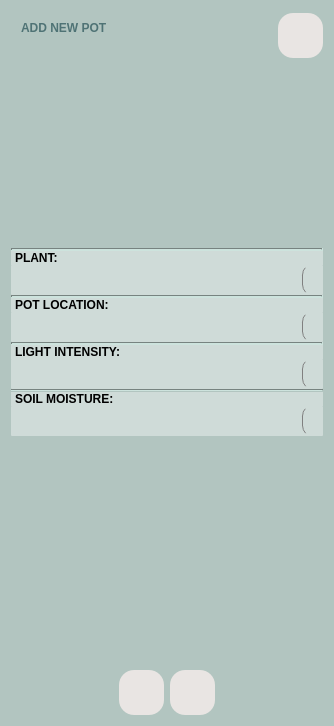
<?xml version="1.0" encoding="UTF-8"?>
<ui version="4.0">
 <class>Form_add</class>
 <widget class="QWidget" name="Form_add">
  <property name="geometry">
   <rect>
    <x>0</x>
    <y>0</y>
    <width>334</width>
    <height>726</height>
   </rect>
  </property>
  <property name="sizePolicy">
   <sizepolicy hsizetype="Minimum" vsizetype="Minimum">
    <horstretch>0</horstretch>
    <verstretch>0</verstretch>
   </sizepolicy>
  </property>
  <property name="windowTitle">
   <string>Form</string>
  </property>
  <property name="styleSheet">
   <string notr="true">background-color: #b2c5c0;</string>
  </property>
  <layout class="QVBoxLayout" name="verticalLayout">
   <item>
    <layout class="QHBoxLayout" name="horizontalLayout_2">
     <property name="sizeConstraint">
      <enum>QLayout::SetDefaultConstraint</enum>
     </property>
     <property name="bottomMargin">
      <number>15</number>
     </property>
     <item alignment="Qt::AlignLeft|Qt::AlignTop">
      <widget class="QLabel" name="about_add_pot">
       <property name="sizePolicy">
        <sizepolicy hsizetype="Preferred" vsizetype="Preferred">
         <horstretch>0</horstretch>
         <verstretch>0</verstretch>
        </sizepolicy>
       </property>
       <property name="minimumSize">
        <size>
         <width>0</width>
         <height>50</height>
        </size>
       </property>
       <property name="styleSheet">
        <string notr="true">font: 13pt &quot;Candara&quot;;
font-weight:bold;
padding: 7px;
color: #4F7375</string>
       </property>
       <property name="text">
        <string>ADD NEW POT</string>
       </property>
       <property name="alignment">
        <set>Qt::AlignLeading|Qt::AlignLeft|Qt::AlignTop</set>
       </property>
      </widget>
     </item>
     <item alignment="Qt::AlignRight">
      <widget class="QPushButton" name="pots_info_btn">
       <property name="minimumSize">
        <size>
         <width>45</width>
         <height>45</height>
        </size>
       </property>
       <property name="styleSheet">
        <string notr="true">QPushButton#pots_info_btn{
	background-color: #E9E5E3;
	border-radius: 15px;
	font: 12pt &quot;Candara&quot;;
	
}

QPushButton#pots_info_btn:hover{
	background-color: #D1CECC;
}

QPushButton#pots_info_btn:pressed{
	background-color: #E9E5E3;
	border: 4px solid #D1CECC;
	
}</string>
       </property>
       <property name="text">
        <string/>
       </property>
       <property name="icon">
        <iconset>
         <normaloff>info.png</normaloff>info.png</iconset>
       </property>
       <property name="iconSize">
        <size>
         <width>30</width>
         <height>30</height>
        </size>
       </property>
      </widget>
     </item>
    </layout>
   </item>
   <item>
    <layout class="QHBoxLayout" name="horizontalLayout">
     <property name="spacing">
      <number>0</number>
     </property>
     <property name="sizeConstraint">
      <enum>QLayout::SetDefaultConstraint</enum>
     </property>
     <item alignment="Qt::AlignHCenter|Qt::AlignVCenter">
      <widget class="QLabel" name="pot_image_add">
       <property name="sizePolicy">
        <sizepolicy hsizetype="Fixed" vsizetype="Preferred">
         <horstretch>0</horstretch>
         <verstretch>0</verstretch>
        </sizepolicy>
       </property>
       <property name="minimumSize">
        <size>
         <width>150</width>
         <height>150</height>
        </size>
       </property>
       <property name="maximumSize">
        <size>
         <width>150</width>
         <height>150</height>
        </size>
       </property>
       <property name="font">
        <font>
         <family>Candara</family>
         <pointsize>12</pointsize>
         <weight>50</weight>
         <italic>false</italic>
         <bold>false</bold>
        </font>
       </property>
       <property name="styleSheet">
        <string notr="true">background-position: center; 
background-repeat: no-repeat; 
background-clip: border-box; 
border-radius: 40px;

color: #69716F;



 </string>
       </property>
       <property name="text">
        <string/>
       </property>
       <property name="pixmap">
        <pixmap>pots.png</pixmap>
       </property>
       <property name="scaledContents">
        <bool>true</bool>
       </property>
       <property name="alignment">
        <set>Qt::AlignCenter</set>
       </property>
       <property name="wordWrap">
        <bool>true</bool>
       </property>
      </widget>
     </item>
    </layout>
   </item>
   <item>
    <layout class="QVBoxLayout" name="verticalLayout_2_add">
     <property name="spacing">
      <number>0</number>
     </property>
     <property name="sizeConstraint">
      <enum>QLayout::SetDefaultConstraint</enum>
     </property>
     <property name="topMargin">
      <number>10</number>
     </property>
     <item>
      <widget class="Line" name="line">
       <property name="styleSheet">
        <string notr="true"/>
       </property>
       <property name="lineWidth">
        <number>2</number>
       </property>
       <property name="orientation">
        <enum>Qt::Horizontal</enum>
       </property>
      </widget>
     </item>
     <item>
      <widget class="QLabel" name="label">
       <property name="sizePolicy">
        <sizepolicy hsizetype="Preferred" vsizetype="Preferred">
         <horstretch>0</horstretch>
         <verstretch>0</verstretch>
        </sizepolicy>
       </property>
       <property name="maximumSize">
        <size>
         <width>16777215</width>
         <height>30</height>
        </size>
       </property>
       <property name="styleSheet">
        <string notr="true">background-color: #CFDBD8;
border-radius: 15px;
font: 11pt &quot;Candara&quot;;
font-weight: bold;
padding-left: 1px;
text-align: left;

</string>
       </property>
       <property name="frameShape">
        <enum>QFrame::NoFrame</enum>
       </property>
       <property name="frameShadow">
        <enum>QFrame::Plain</enum>
       </property>
       <property name="text">
        <string>PLANT:</string>
       </property>
       <property name="textFormat">
        <enum>Qt::AutoText</enum>
       </property>
      </widget>
     </item>
     <item>
      <widget class="QComboBox" name="plant_options">
       <property name="minimumSize">
        <size>
         <width>0</width>
         <height>30</height>
        </size>
       </property>
       <property name="font">
        <font>
         <family>Candara</family>
         <pointsize>12</pointsize>
         <weight>50</weight>
         <italic>false</italic>
         <bold>false</bold>
        </font>
       </property>
       <property name="styleSheet">
        <string notr="true">QComboBox::drop-down {
  	subcontrol-origin: padding;
    subcontrol-position: top right;
    width: 20px;

    border-left-width: 1px;
    border-left-color: gray;
    border-left-style: solid;
	border-top-left-radius: 10px;
	border-bottom-left-radius: 10px;
}

QComboBox::down-arrow {
	image: url(:/newPrefix/down.png);
	width: 20px;
	height: 20px;

}

QComboBox {
background-color: #CFDBD8;
border-radius: 1px;
font: 12pt &quot;Candara&quot;;
padding-left: 10px;

}

QComboBox QAbstractItemView {
	border: 1px solid darkgray;
	background-color: #CFDBD8;
    selection-background-color: #b2c5c0;
	padding-left: 10px;
	selection-color: black;
	font: 12pt &quot;Candara&quot;;
}</string>
       </property>
       <property name="editable">
        <bool>false</bool>
       </property>
       <property name="currentText">
        <string/>
       </property>
       <property name="iconSize">
        <size>
         <width>16</width>
         <height>16</height>
        </size>
       </property>
       <property name="placeholderText">
        <string/>
       </property>
       <property name="frame">
        <bool>false</bool>
       </property>
      </widget>
     </item>
     <item>
      <widget class="Line" name="line_2">
       <property name="windowModality">
        <enum>Qt::NonModal</enum>
       </property>
       <property name="lineWidth">
        <number>2</number>
       </property>
       <property name="orientation">
        <enum>Qt::Horizontal</enum>
       </property>
      </widget>
     </item>
     <item>
      <widget class="QLabel" name="label_2">
       <property name="maximumSize">
        <size>
         <width>16777215</width>
         <height>30</height>
        </size>
       </property>
       <property name="styleSheet">
        <string notr="true">background-color: #CFDBD8;
border-radius: 10px;
font: 11pt &quot;Candara&quot;;
font-weight: bold;
padding-left: 1px;
text-align: left;</string>
       </property>
       <property name="text">
        <string>POT LOCATION:</string>
       </property>
      </widget>
     </item>
     <item>
      <widget class="QComboBox" name="location_options">
       <property name="minimumSize">
        <size>
         <width>0</width>
         <height>30</height>
        </size>
       </property>
       <property name="styleSheet">
        <string notr="true">QComboBox::drop-down {
  	subcontrol-origin: padding;
    subcontrol-position: top right;
    width: 20px;

    border-left-width: 1px;
    border-left-color: gray;
    border-left-style: solid;
	border-top-left-radius: 10px;
	border-bottom-left-radius: 10px;
}

QComboBox::down-arrow {
	image: url(:/newPrefix/down.png);
	width: 20px;
	height: 20px;

}

QComboBox {
background-color: #CFDBD8;
border-radius: 1px;
font: 12pt &quot;Candara&quot;;
padding-left: 10px;

}

QComboBox QAbstractItemView {
	border: 1px solid darkgray;
	background-color: #CFDBD8;
    selection-background-color: #b2c5c0;
	padding-left: 10px;
	selection-color: black;
	font: 12pt &quot;Candara&quot;;
}</string>
       </property>
      </widget>
     </item>
     <item>
      <widget class="Line" name="line_3">
       <property name="lineWidth">
        <number>2</number>
       </property>
       <property name="orientation">
        <enum>Qt::Horizontal</enum>
       </property>
      </widget>
     </item>
     <item>
      <widget class="QLabel" name="label_3">
       <property name="maximumSize">
        <size>
         <width>16777215</width>
         <height>30</height>
        </size>
       </property>
       <property name="styleSheet">
        <string notr="true">background-color: #CFDBD8;
border-radius: 10px;
font: 11pt &quot;Candara&quot;;
font-weight: bold;
padding-left: 1px;
text-align: left;</string>
       </property>
       <property name="text">
        <string>LIGHT INTENSITY:</string>
       </property>
      </widget>
     </item>
     <item>
      <widget class="QComboBox" name="light_options">
       <property name="minimumSize">
        <size>
         <width>0</width>
         <height>30</height>
        </size>
       </property>
       <property name="styleSheet">
        <string notr="true">QComboBox::drop-down {
  	subcontrol-origin: padding;
    subcontrol-position: top right;
    width: 20px;

    border-left-width: 1px;
    border-left-color: gray;
    border-left-style: solid;
	border-top-left-radius: 10px;
	border-bottom-left-radius: 10px;
}

QComboBox::down-arrow {
	image: url(:/newPrefix/down.png);
	width: 20px;
	height: 20px;

}

QComboBox {
background-color: #CFDBD8;
border-radius: 1px;
font: 12pt &quot;Candara&quot;;
padding-left: 10px;

}

QComboBox QAbstractItemView {
	border: 1px solid darkgray;
	background-color: #CFDBD8;
    selection-background-color: #b2c5c0;
	padding-left: 10px;
	selection-color: black;
	font: 12pt &quot;Candara&quot;;
}</string>
       </property>
      </widget>
     </item>
     <item>
      <widget class="Line" name="line_4">
       <property name="frameShadow">
        <enum>QFrame::Sunken</enum>
       </property>
       <property name="lineWidth">
        <number>1</number>
       </property>
       <property name="orientation">
        <enum>Qt::Horizontal</enum>
       </property>
      </widget>
     </item>
     <item>
      <widget class="QLabel" name="label_4">
       <property name="minimumSize">
        <size>
         <width>0</width>
         <height>0</height>
        </size>
       </property>
       <property name="maximumSize">
        <size>
         <width>16777215</width>
         <height>30</height>
        </size>
       </property>
       <property name="styleSheet">
        <string notr="true">background-color: #CFDBD8;
border-radius: 10px;
font: 11pt &quot;Candara&quot;;
font-weight: bold;
padding-left: 1px;
text-align: left;</string>
       </property>
       <property name="text">
        <string>SOIL MOISTURE:</string>
       </property>
      </widget>
     </item>
     <item>
      <widget class="QComboBox" name="moisture_options">
       <property name="minimumSize">
        <size>
         <width>0</width>
         <height>30</height>
        </size>
       </property>
       <property name="styleSheet">
        <string notr="true">QComboBox::drop-down {
  	subcontrol-origin: padding;
    subcontrol-position: top right;
    width: 20px;

    border-left-width: 1px;
    border-left-color: gray;
    border-left-style: solid;
	border-top-left-radius: 10px;
	border-bottom-left-radius: 10px;
}

QComboBox::down-arrow {
	image: url(:/newPrefix/down.png);
	width: 20px;
	height: 20px;

}

QComboBox {
background-color: #CFDBD8;
border-radius: 1px;
font: 12pt &quot;Candara&quot;;
padding-left: 10px;

}

QComboBox QAbstractItemView {
	border: 1px solid darkgray;
	background-color: #CFDBD8;
    selection-background-color: #b2c5c0;
	padding-left: 10px;
	selection-color: black;
	font: 12pt &quot;Candara&quot;;
}</string>
       </property>
      </widget>
     </item>
     <item>
      <spacer name="verticalSpacer">
       <property name="orientation">
        <enum>Qt::Vertical</enum>
       </property>
       <property name="sizeHint" stdset="0">
        <size>
         <width>20</width>
         <height>40</height>
        </size>
       </property>
      </spacer>
     </item>
     <item>
      <widget class="QLabel" name="info_add_pot">
       <property name="styleSheet">
        <string notr="true">font: 13pt &quot;Candara&quot;;
padding: 7px;
color: #DE7067;
qproperty-alignment: AlignCenter;</string>
       </property>
       <property name="text">
        <string/>
       </property>
       <property name="wordWrap">
        <bool>true</bool>
       </property>
      </widget>
     </item>
     <item>
      <layout class="QHBoxLayout" name="horizontalLayout_3">
       <property name="spacing">
        <number>6</number>
       </property>
       <property name="topMargin">
        <number>0</number>
       </property>
       <item alignment="Qt::AlignRight|Qt::AlignTop">
        <widget class="QPushButton" name="discard_add_pot">
         <property name="minimumSize">
          <size>
           <width>45</width>
           <height>45</height>
          </size>
         </property>
         <property name="maximumSize">
          <size>
           <width>45</width>
           <height>45</height>
          </size>
         </property>
         <property name="styleSheet">
          <string notr="true">QPushButton#discard_add_pot{
	background-color: #E9E5E3;
	border-radius: 15px;
	font: 12pt &quot;Candara&quot;;


	
}

QPushButton#discard_add_pot:hover{
	background-color: #D1CECC;
}

QPushButton#discard_add_pot:pressed{
	background-color: #E9E5E3;
	border: 4px solid #D1CECC;
	
}</string>
         </property>
         <property name="text">
          <string/>
         </property>
         <property name="icon">
          <iconset>
           <normaloff>close.png</normaloff>close.png</iconset>
         </property>
         <property name="iconSize">
          <size>
           <width>28</width>
           <height>25</height>
          </size>
         </property>
        </widget>
       </item>
       <item alignment="Qt::AlignLeft|Qt::AlignTop">
        <widget class="QPushButton" name="save_add_pot">
         <property name="minimumSize">
          <size>
           <width>45</width>
           <height>45</height>
          </size>
         </property>
         <property name="maximumSize">
          <size>
           <width>45</width>
           <height>45</height>
          </size>
         </property>
         <property name="styleSheet">
          <string notr="true">QPushButton#save_add_pot{
	background-color: #E9E5E3;
	border-radius: 15px;
	font: 12pt &quot;Candara&quot;;
	
}

QPushButton#save_add_pot:hover{
	background-color: #D1CECC;
}

QPushButton#save_add_pot:pressed{
	background-color: #E9E5E3;
	border: 4px solid #D1CECC;
	
}</string>
         </property>
         <property name="text">
          <string/>
         </property>
         <property name="icon">
          <iconset>
           <normaloff>check.png</normaloff>check.png</iconset>
         </property>
         <property name="iconSize">
          <size>
           <width>25</width>
           <height>25</height>
          </size>
         </property>
        </widget>
       </item>
      </layout>
     </item>
    </layout>
   </item>
  </layout>
 </widget>
 <resources>
  <include location="pyflora.qrc"/>
 </resources>
 <connections/>
</ui>
